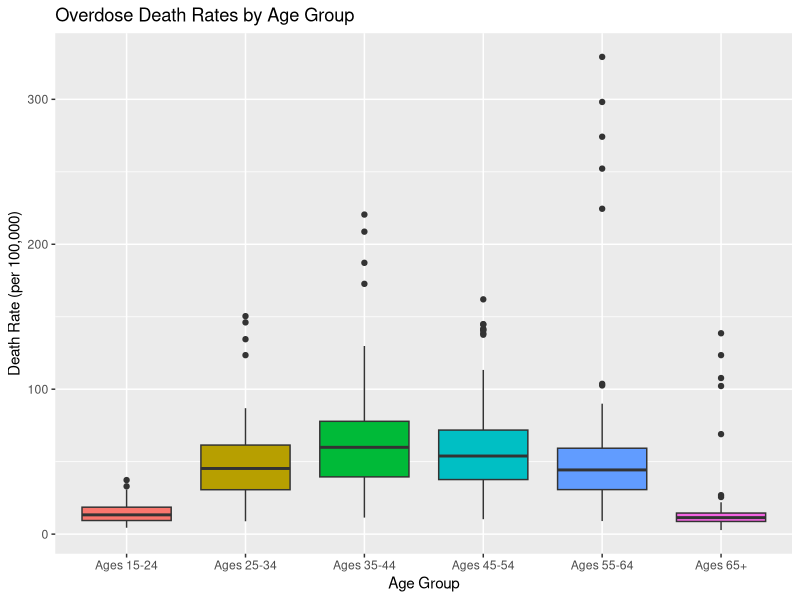

R code for this plot:
## ---- chunk 1

# load packages used

library(readxl)
library(tidyverse)
library(glmnet)
library(randomForest)
library(caret)
library(car)
library(knitr)
library(patchwork)
library(leaps)

# load data
od_data = read_excel("overdose_data.xlsx")

# change state and year to factor variables
od_data = od_data %>%
  mutate(
    state = factor(state),
    year = factor(year),
    med_income = med_income/1000
  )

# change all 9999 values to NA
od_data = od_data %>%
  mutate(across(where(is.numeric), ~ na_if(., 9999)))

## ---- chunk 2

age_long = od_data %>%
  select(age_15_24_rate,
         age_25_34_rate,
         age_35_44_rate,
         age_45_54_rate,
         age_55_64_rate,
         age_65plus_rate) %>%
  pivot_longer(cols = everything(),
               names_to = "age_group",
               values_to = "rate") %>%
  drop_na()

# Levene's test to see if variance is equal across groups
leveneTest(rate ~ age_group, data = age_long)

# assumption is violated, so do Welch's ANOVA
welch_age = oneway.test(rate ~ age_group,
                         data = age_long,
                         var.equal = FALSE)

welch_age

pairwise_age = pairwise.t.test(age_long$rate,
                                age_long$age_group,
                                p.adjust.method = "BH",
                                pool.sd = FALSE)

pairwise_age

## ---- chunk 3

pairwise_table = as.data.frame(as.table(pairwise_age$p.value))

pairwise_table = na.omit(pairwise_table)

colnames(pairwise_table) = c("Group_1", "Group_2", "Adjusted_p_value")

pairwise_table$Group_1 = dplyr::recode(pairwise_table$Group_1,
  age_15_24_rate = "Ages 15-24",
  age_25_34_rate = "Ages 25-34",
  age_35_44_rate = "Ages 35-44",
  age_45_54_rate = "Ages 45-54",
  age_55_64_rate = "Ages 55-64",
  age_65plus_rate = "Ages 65+"
)

pairwise_table$Group_2 = dplyr::recode(pairwise_table$Group_2,
  age_15_24_rate = "Ages 15-24",
  age_25_34_rate = "Ages 25-34",
  age_35_44_rate = "Ages 35-44",
  age_45_54_rate = "Ages 45-54",
  age_55_64_rate = "Ages 55-64",
  age_65plus_rate = "Ages 65+"
)

# significance column
pairwise_table$Significant <- ifelse(
  pairwise_table$Adjusted_p_value < 0.05,
  "Yes",
  "No"
)

knitr::kable(
  pairwise_table,
  digits = 4,
  col.names = c("Age Group 1", "Age Group 2", "Adjusted p-value", "Significant?")
)
## ---- chunk 4

ggplot(age_long, aes(x = age_group, y = rate, fill = age_group)) +
  geom_boxplot() +
  scale_x_discrete(labels = c(
    "age_15_24_rate" = "Ages 15-24",
    "age_25_34_rate" = "Ages 25-34",
    "age_35_44_rate" = "Ages 35-44",
    "age_45_54_rate" = "Ages 45-54",
    "age_55_64_rate" = "Ages 55-64",
    "age_65plus_rate" = "Ages 65+"
  )) +
  labs(
    title = "Overdose Death Rates by Age Group",
    x = "Age Group",
    y = "Death Rate (per 100,000)"
  ) +
  theme(legend.position = "none")
